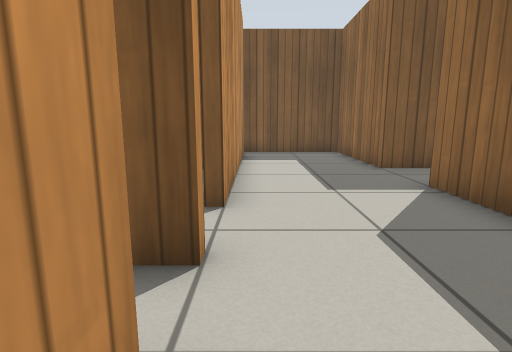
view 1 (above)

17 first-person views from a walk through a Gazebo world. The camera is 0.64 m above the floor, tilts 10° down and sees 80° across. The floor is counted in squares, 0.5 m on a side. Each view is taken from the middle of a square. On the plan, view 1 faces up. The plan holds only what a view shows up to about 13 squares ahead; the rest is blank. Gazebo's built-in surfaces are drawn with simple patterns.

view 2
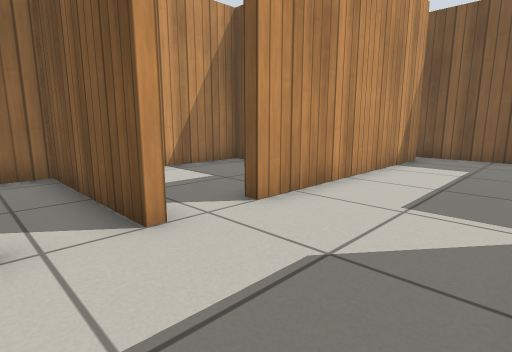

view 3
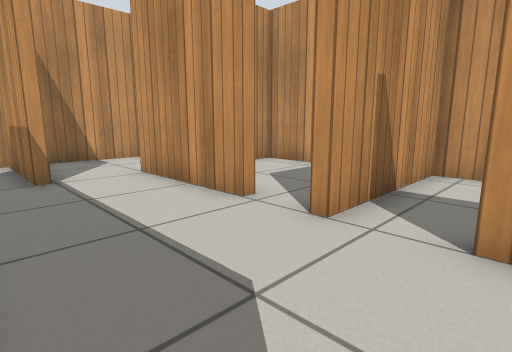

view 4
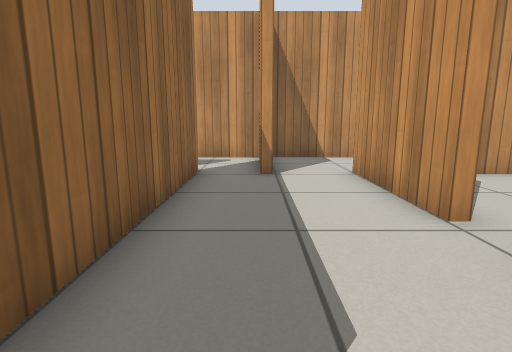

view 5
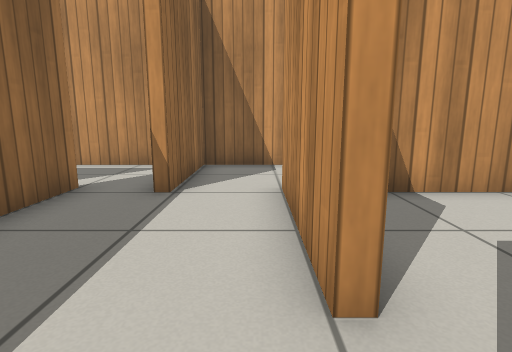

view 6
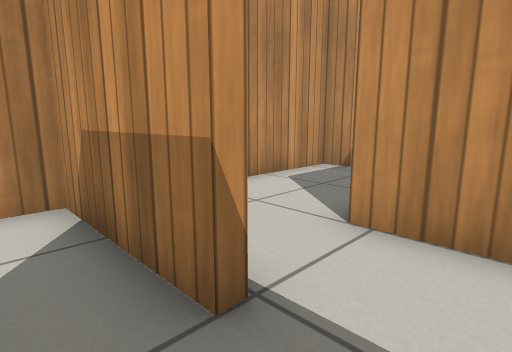

view 7
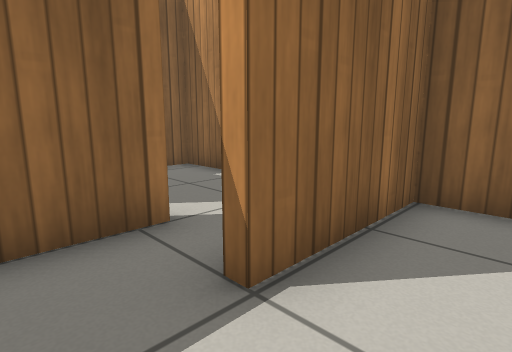

view 8
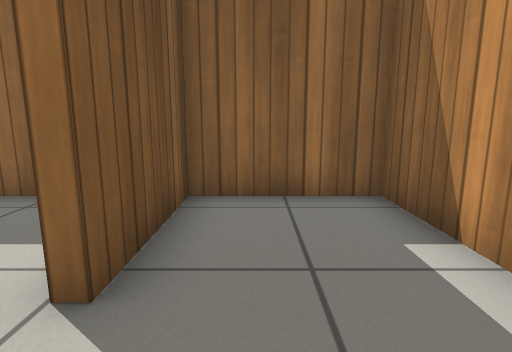

view 9
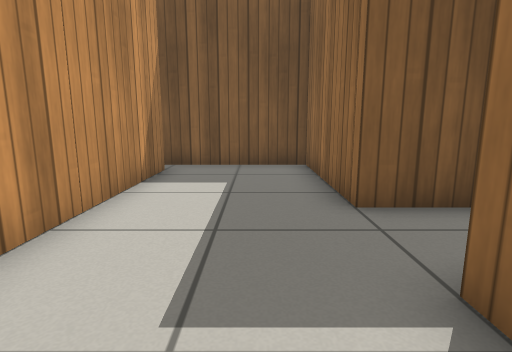

view 10
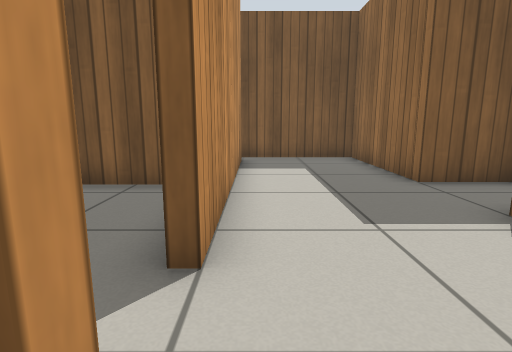

view 11
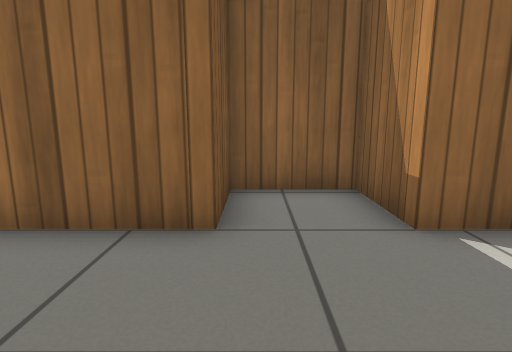

view 12
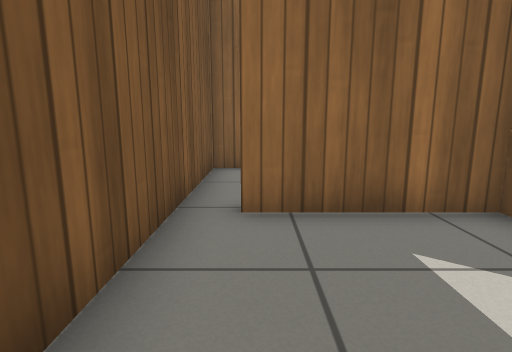

view 13
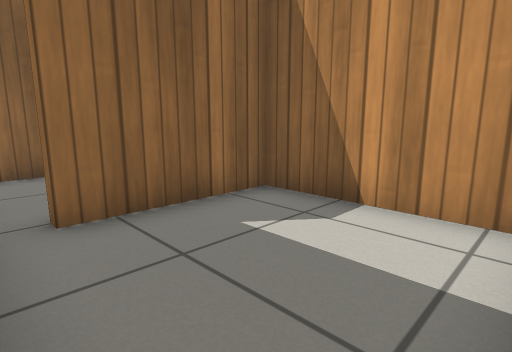

view 14
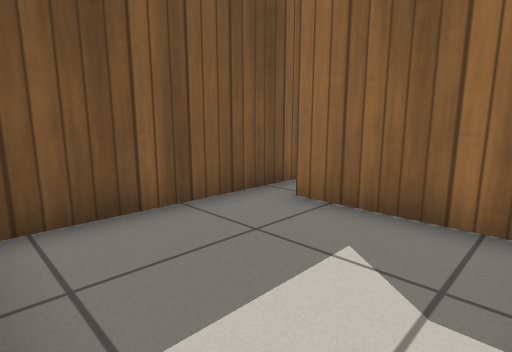

view 15
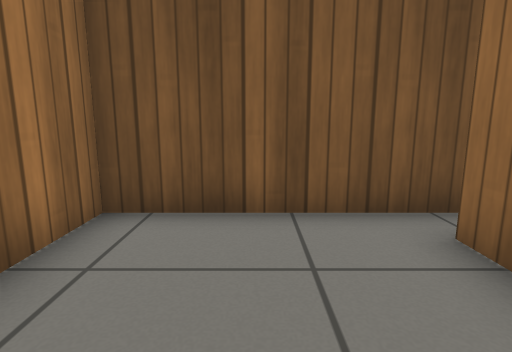

view 16
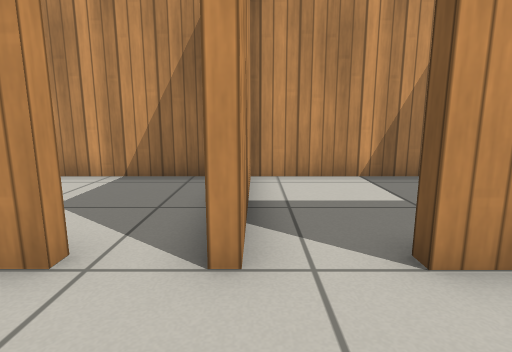

view 17
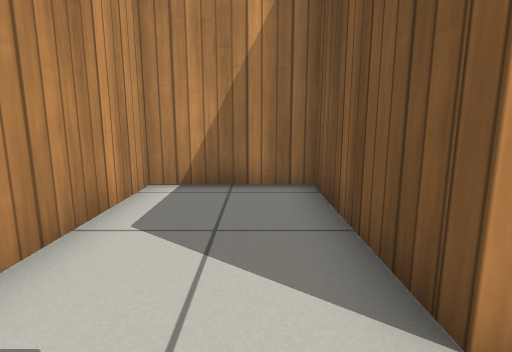

### Floor plan
Ten units are one square. View 1 is at (0, 0); x grows to the right and y downward. Boxes are objects, and circles mark ways between rooms. Rooms are numbered by the first view taken in them; rooms with no view inside come last. Other rooms are left out.
<svg viewBox="-57 -137 144 204">
<path fill="none" stroke="#000" d="M16 25 19 25 19 35M-5 -12 -5 28M35 30 35 -24M-5 -65 -5 -45M-5 -29 -5 -26M35 -24 35 -61M19 35 19 62 82 62 82 28 49 28M-5 -122 -5 -65M35 -61 57 -61 57 -85 35 -85 35 -132 -5 -132M-48 -85 -8 -85 -8 -122 -5 -122M-5 -132 -52 -132 -52 -115M-5 28 -52 28 -52 62 16 62 16 25M-5 -26 -52 -26 -52 25 -24 25M-5 -45 -9 -45M-14 -82 -52 -82 -52 -29 -5 -29"/>
<circle cx="15" cy="-30" r="3" fill="#2a7"/>
<circle cx="30" cy="30" r="3" fill="#2a7"/>
<circle cx="5" cy="30" r="3" fill="#2a7"/>
<circle cx="-10" cy="-20" r="3" fill="#2a7"/>
<circle cx="15" cy="-55" r="3" fill="#2a7"/>
<circle cx="-10" cy="-40" r="3" fill="#2a7"/>
<circle cx="-10" cy="-130" r="3" fill="#2a7"/>
<text x="20" y="0">1</text>
<text x="10" y="-50">2</text>
<text x="50" y="50">3</text>
<text x="20" y="-100">4</text>
<text x="-30" y="-110">5</text>
<text x="-20" y="50">6</text>
<text x="-30" y="0">7</text>
<text x="-30" y="-50">8</text>
</svg>
Room 1 opens to room 2. Room 1 opens to room 3. Room 1 opens to room 6. Room 1 opens to room 7. Room 2 opens to room 4. Room 2 opens to room 8. Room 4 opens to room 5.

Where each view was taken, in squares from view 1:
view 1: 0 up, 0 right, facing up
view 2: 1 up, 3 right, facing up-left
view 3: 5 up, 3 right, facing down-left
view 4: 5 up, 2 right, facing down
view 5: 3 up, 0 right, facing down
view 6: 1 down, 3 right, facing down-left
view 7: 1 down, 0 right, facing down-right
view 8: 4 down, 3 right, facing right
view 9: 4 up, 2 right, facing up
view 10: 2 up, 0 right, facing up
view 11: 8 up, 0 right, facing right
view 12: 12 up, 5 left, facing right
view 13: 13 up, 5 left, facing down-right
view 14: 9 up, 5 left, facing up-right
view 15: 9 up, 3 left, facing up
view 16: 3 up, 2 right, facing left
view 17: 4 down, 1 right, facing left
